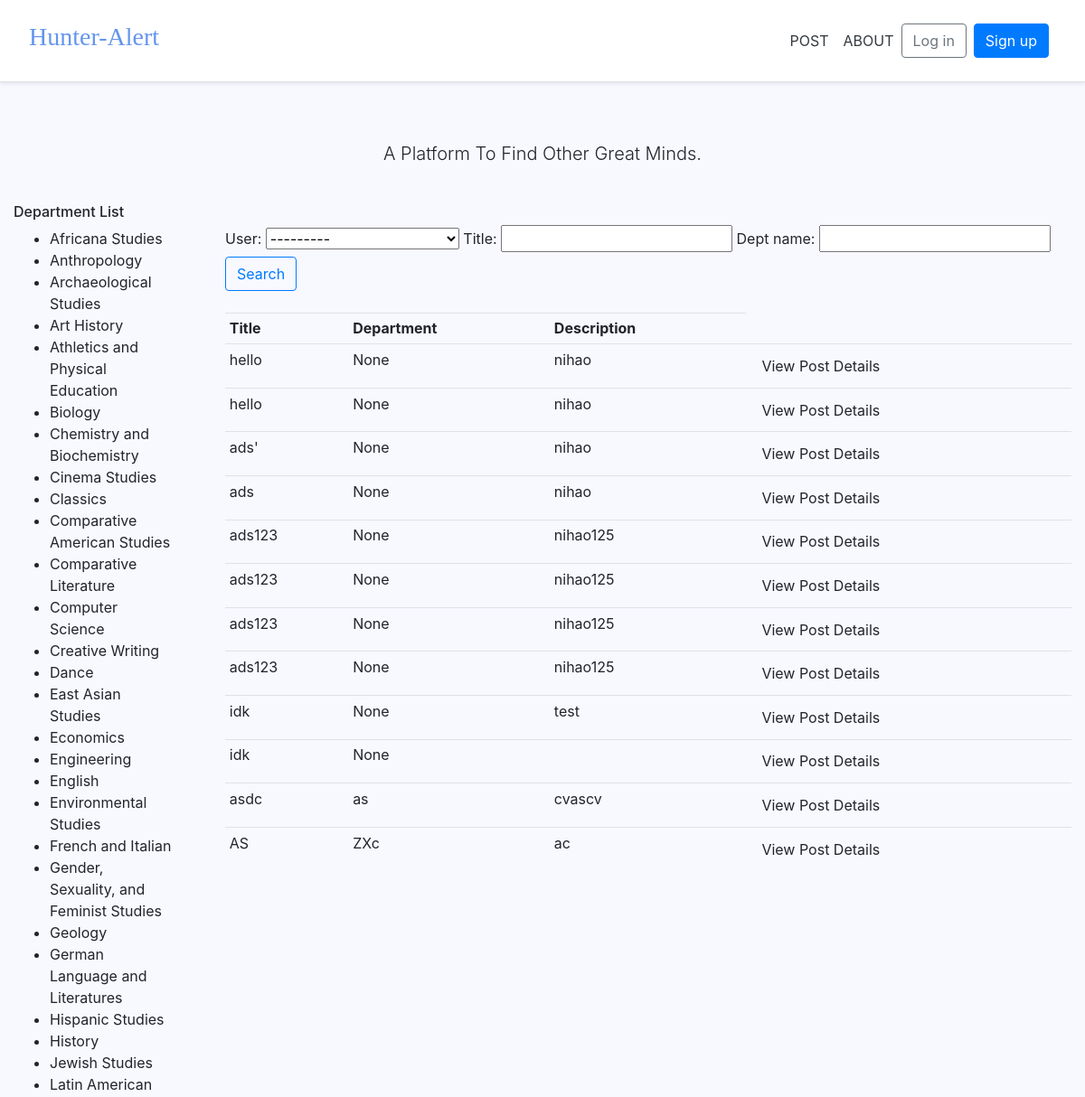
The app's page / (upper part), older data.
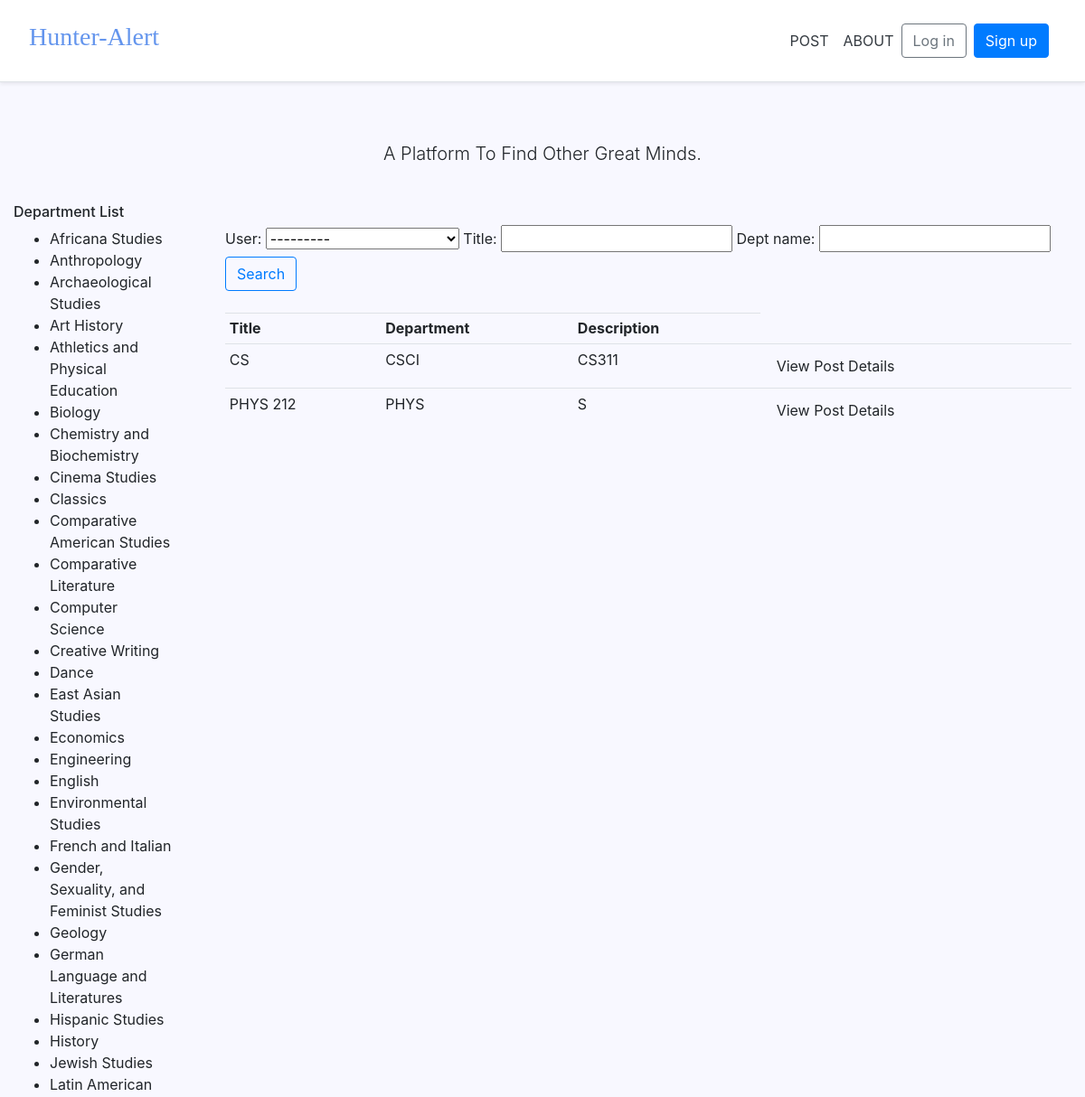
The same page, newer data.
### pages/models.py (models this page shows, shortened)
class Post(models.Model):
    user = models.ForeignKey(CustomUser, null=True, on_delete=models.CASCADE)
    yourname = models.CharField(max_length=120, null=True)
    title = models.CharField(max_length=120, null=True)
    description = models.TextField(blank=False, null=True)
    dept_name = models.CharField(max_length=120, null=True)
    requirement = models.TextField(blank=False, null=True)
    date_posted = models.DateTimeField(default=timezone.now)
    email = models.CharField(max_length=50, null=True)

### pages/views.py (the view)
# urls.py: path('', HomePageView, name='home'),
def HomePageView(request):
    posts = Post.objects.all()
    myFilter = PostFilters(request.GET, queryset=posts)
    posts = myFilter.qs
    context = {
        'posts' : posts,
        'myFilter' : myFilter
     }
    return render(request, 'pages/home.html', context)

### accounts/models.py (called while the page is built)
    def __str__(self):
        return self.email

### templates/pages/home.html (shortened to what this page needs)
{% extends '_base.html' %}
{% load static %}
{% block content %}
<div class="pricing-header px-3 py-3 pt-md-5 pb-md-4 mx-auto text-center">
  <p class="lead">A Platform To Find Other Great Minds.</p>
</div>
<div style="float:left; width:15%;">
	<h6>Department List</h6>
	<ul>
		<li>Africana Studies</li>
		<li>Anthropology</li>
		<li>Archaeological Studies</li>
		<li>Art History</li>
		<li>Athletics and Physical Education</li>
		<li>Biology</li>
		<li>Chemistry and Biochemistry</li>
		<li>Cinema Studies</li>
		<li>Classics</li>
		<li>Comparative American Studies</li>
		<li>Comparative Literature</li>
		<li>Computer Science</li>
		<li>Creative Writing</li>
		<li>Dance</li>
		<li>East Asian Studies</li>
		<li>Economics</li>
		<li>Engineering</li>
		<li>English</li>
		<li>Environmental Studies</li>
		<li>French and Italian</li>
		<li>Gender, Sexuality, and Feminist Studies</li>
		<li>Geology</li>
		<li>German Language and Literatures</li>
		<li>Hispanic Studies</li>
		<li>History</li>
		<li>Jewish Studies</li>
		<li>Latin American Studies</li>
	</ul>
</div>
<br>
<div style="float:right; width:80%;">
	<div class="row">
		<div class="col">
				<form method="get">
					{{myFilter.form}}
				<button class="btn btn-outline-primary" type="submit">Search</button>
				</form>
		</div>
	</div>
	<br>
	<div class="row">
		<div class="col-md">
			<table class="table table-sm">
				<tr>
					<th>Title</th>
					<th>Department</th>
					<th>Description</th>
				</tr>
				{% for post in posts %}
				<tr>
					<td>{{post.title}}</td>
					<td>{{post.dept_name}}</td>
					<td>{{post.description}}</td>
					<td>
						<a class="btn" href="{% url 'detail' post.id %}">View Post Details</a>
					</td>
				</tr>
				{% endfor %}
			</table>
		</div>
	</div>
</div>
{% endblock content %}

### templates/_base.html (shortened to what this page needs)
{% load static %}
<!DOCTYPE html>
<html lang="en">
<body style="background-color:GhostWhite;">
<head>
{% block css %}
<link rel="stylesheet" href="https://cdn.jsdelivr.net/npm/bootstrap@4.5.3/dist/css/bootstrap.min.css">
<link rel="stylesheet" href="https://cdnjs.cloudflare.com/ajax/libs/font-awesome/4.7.0/css/font-awesome.min.css">
<link rel="stylesheet" href="{% static 'css/base.css' %}">
{% endblock %}
</head>
<body>
  <main role="main">
    <div class="d-flex flex-column flex-md-row align-items-center p-3 px-md-4 mb-3 bg-white border-bottom shadow-sm">
      <h3 class="mr-auto p-2" style="font-family: Chalkduster">
        <a  href="{% url 'home' %}" style="color:#6495ED;">Hunter-Alert</a>
      </h3>
       <a class="p-2 text-dark" href="{% url 'post' %}">POST</a>
      <a class="p-2 text-dark" href="{% url 'about' %}">ABOUT</a>
      <nav class="my-2 my-md-0 mr-md-3">
        {% if user.is_authenticated %}
        <a class="p-2 text-dark" href="{% url 'account_logout' %}">Log out</a>
        <ul class="navbar-nav ml-auto">
          <li class="nav-item">
            <a class="nav-link dropdown-toggle" href="#" id="userMenu" data-toggle="dropdown" aria-haspopup="true" aria-expanded="false">
              {{ user.email }}
            </a>
            <div class="dropdown-menu dropdown-menu-right" aria-labelledby="userMenu">
              <a class="dropdown-item" href="{% url 'account_change_password' %}">Change password</a>
              <div class="dropdown-divider"></div>
              <a class="dropdown-item" href="{% url 'account_logout' %}">Log out</a>
            </div>
          </li>
        </ul>
        {% else %}
        <form class="form-inline ml-auto">
          <a href="{% url 'account_login' %}" class="btn btn-outline-secondary">Log in</a>
          <a href="{% url 'account_signup' %}" class="btn btn-primary ml-2">Sign up</a>
        </form>
        {% endif %}
      </nav>
  </main>
  <div class="container">
    {% block content %}{% endblock content %}
  </div>
</body>
</html>

### static/css/base.css (style rules this page uses)
html { position: relative; min-height: 100%; font-size: 14px; }
@media (min-width: 768px) { html { font-size: 16px; } }
body { margin-bottom: 60px; }
.container { max-width: 1280px; }
.pricing-header { max-width: 700px; }

Row changes from the older to the newer data that the page shows:
removed Post: title "hello", dept_name "None", description "nihao"
removed Post: title "hello", dept_name "None", description "nihao"
removed Post: title "ads'", dept_name "None", description "nihao"
removed Post: title "ads", dept_name "None", description "nihao"
removed Post: title "ads123", dept_name "None", description "nihao125"
removed Post: title "ads123", dept_name "None", description "nihao125"
removed Post: title "ads123", dept_name "None", description "nihao125"
removed Post: title "ads123", dept_name "None", description "nihao125"
removed Post: title "idk", dept_name "None", description "test"
removed Post: title "idk", dept_name "None"
removed Post: title "asdc", dept_name "as", description "cvascv"
removed Post: title "AS", dept_name "ZXc", description "ac"
added Post: title "CS", dept_name "CSCI", description "CS311"
added Post: title "PHYS 212", dept_name "PHYS", description "S"
